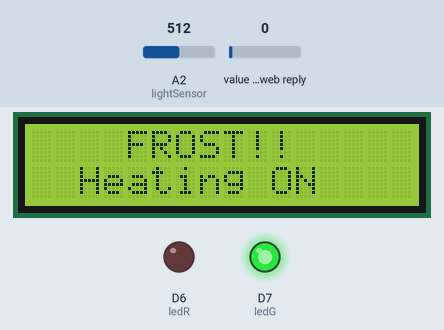
Simulated run of this sketch. Board: Arduino MKR. On the bench: 16×2 character LCD, output pins drawn as LEDs (lit = HIGH). Inputs (shaded band) come from the test bench; at power-on: value in the web reply 0, A2 (lightSensor) = 512. WiFi joins after 1.5 s; servers stay silent unless stated; web services answer with replies made up by the test bench; what the sketch prints to the serial monitor is not drawn.

Above: at 12.7 s.
12.8 s: value in the web reply set to 88
14.9 s: value in the web reply set to 92
At 16.4 s:
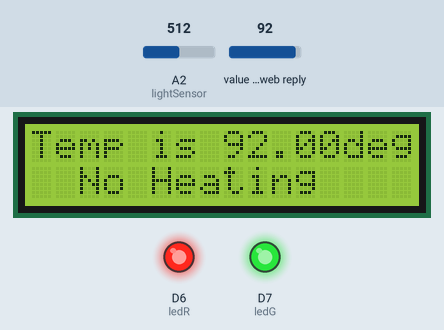
17.0 s: value in the web reply set to 2
At 19.1 s:
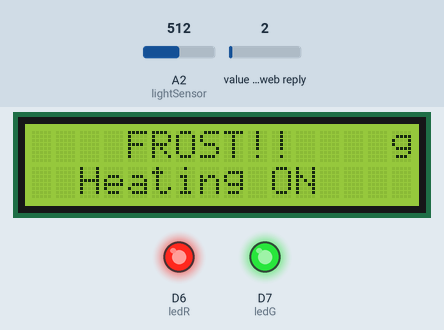
Timing chart, 0 to 20.6 s (numbered marks = the images above; inputs shaded):
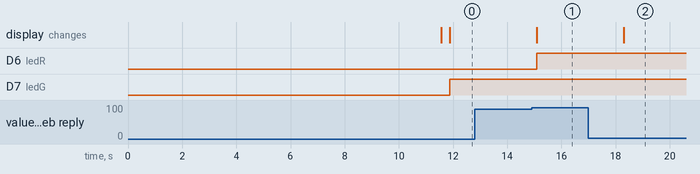

The sketch:

Central_control_pannel.ino
```cpp
// Created  :  2 / 11 / 2020
// Modified :  14/ 06 / 2022
// Written by: Jack Gibson for EEE527 Project
// Description: Code for Arduino MKR 1000 - Module mounted to wall in case in the home
//                                        - Reads Data from external LED from Arduin Nano 33 BLE Sense and compares with temperature values sends output to Thingspeak server
//                                        - If LED value is HIGH (<1010) AND temperature read from Thingspeak <= ThresholdValue, Send HIGH value (1) to Wakeword Channel on Thingspeak
//                                        - Uses output of Wakeword status to display messeges to the user via LCD


#include <SPI.h>             // SPI library used to process data from photoresistor sensor and send it over WiFi-101
#include <WiFi101.h>         // WiF-101 Library used to connect MKR 1000 to Wifi
#include<ThingSpeak.h>       // ThingSpeak used to analyse data
#include<LiquidCrystal.h>    // Liquid Crystal library used to simplify code required to output messeges to the LCD screen

const char ssid[] = "___________";        //  WiFi Name (ssid) defined
const char password[] = "__________";    // Wifi Password defined
int status = WL_IDLE_STATUS;               // status innitially defined as idle (available for connection)
WiFiClient client;                         // WiFi client defined as client for use in WiFi-101 library

unsigned long wakewordChannelNumber =  1221517;    // set Channel ID for Wakeword
const char * myWriteAPIKey = "IRXL27JIMVHMU1BB";   // Set Write API Key for Wakeword Channel

unsigned long CarHeaterChannelNumber = 1224137;    // Channel number for Car heater
unsigned int temperatureFieldNumber = 2;           // Temp values stored in Field no. 2
const char * myReadAPIKey = "1CAZ6CZYEX1GBLKY";    // API key for Car Heater Channel

const int  ledG = 7;         // Green LED at pin 7
const int ledR = 6;          // Red LED at pin 6
int lightSensor = A2;        // Light Sensor data to pin A2
int val = 0;                 // Innital Value for photoresistor set to 0
static byte A = 0;           // used to show status of Trigger (wakeword) 1-ON,  0-OFF
unsigned long start_time;    // start time defined for timer
int ThresholdVal = 90;       // Threshold value set for temperature readings

const int rs = 12, en = 11, d4 = 5, d5 = 4, d6 = 3, d7 = 2;    // define pins of LCD
LiquidCrystal lcd(rs, en, d4, d5, d6, d7);                     // configure pins to ports on LCD


void setup() {

  pinMode(ledG, OUTPUT);   //Green LED defined as OUTPUT
  pinMode(ledR, OUTPUT);   // Red LED defined as OUTPUT
  start_time = millis();   // Start_time set to arduino's internal timer

  lcd.begin(16, 2);                // dimention of LCD defined as [16 x 2] and library begin
  lcd.print("    Wait for   ");
  lcd.setCursor(0,1);              // Prints "Wait for WiFi Connection" across 2 lines in LCD while Wifi isn't connected
  lcd.print("WiFi Connection");
  Serial.begin(9600);              // Baud Rate set to 9600
/*
  while ( status != WL_CONNECTED) {
    Serial.print("Attempting to connect to WPA SSID: ");  // Attempt to connect to Wifi network:
    Serial.println(ssid);
*/
    status = WiFi.begin(ssid, password);    // Connect to WiFi network:
    delay(10000);                           // Wait 10 seconds for connection:

  ThingSpeak.begin(client);                             // Begin Thingspeak Library
  Serial.println("You're connected to the network");    // Print to Serial Monitor once connected to WiFi Network

  lcd.setCursor(0,0);
  lcd.print("   Connected!  ");    // Print messege to LCD across 2 lines to start heater
  lcd.setCursor(0,1);
  lcd.print(" State Command ");

  }


void loop() {

  int statusCode = 0;    // Define innitial statusCode to 0 to show correct error code in debugging or display correct value from server

float temperatureInC = ThingSpeak.readFloatField(CarHeaterChannelNumber, temperatureFieldNumber);    //Temperature value defined by reading from Car Heater Channel on Thingspeak server

 statusCode = ThingSpeak.getLastReadStatus();    // Read the last value sent to the server in the Car Heater Channel
 if(statusCode == 200){
   Serial.println("Car Temperature is  " + String(temperatureInC) + " deg C");    // If Status code is 200, Print "Car temp. is (temp value) deg C" in Serial Monitor
 }
 else{
   Serial.println("Problem reading channel. HTTP error code " + String(statusCode));    // print the error code if channel can't be read correctly
 }


    val = analogRead(lightSensor);  // Read value of photoresistor
/*  Serial.print(val);
    Serial.print("\n");
  */

  if (val < 1010 && temperatureInC <= (ThresholdVal)) {    // Check if LED is lit on BLE side (if HIGH analog value will be < 1010) AND temperature is less than or equal to threashold value
    digitalWrite(ledG, HIGH); // turn Green LED on         // Turn on Green LED
    lcd.setCursor(0,0);
    lcd.print("    FROST!!    ");                          // Print to LCD - "FROST!!   Heating ON" across 2 lines
    lcd.setCursor(0,1);
    lcd.print("  Heating ON   ");
    (A = 1);                                               // Set A (wakeword status) to 1
  }

  if (val < 1010 && temperatureInC > (ThresholdVal)) {         // check if LED is lit on BLE side (if HIGH analog value will be < 1010) AND temperature is greater than threashold value
    digitalWrite(ledR, HIGH); // turn Red LED on               // Turn on Red LED
    lcd.setCursor(0,0);
    lcd.print("Temp is " + String(temperatureInC) + "deg");    // Print to LCD - "Temp is [temperatureInC] deg No Heating" across 2 lines
    lcd.setCursor(0,1);
    lcd.print("  No Heating   ");
    (A = 0);                                                   // Set A (wakeword status) to 0
  }

  if(millis()-start_time > 600000) {    // If internal timer passes 10 mins (600000ms)
   start_time = millis();
   A = 0;                               // Reset A to 0
   lcd.setCursor(0,0);
   lcd.print(" Program reset ");        // Print to LCD "Program Reset Press Restart" across 2 lines
   lcd.setCursor(0,1);
   lcd.print(" Press Restart ");
   digitalWrite(ledG, LOW);             // Set Green LED to LOW
   digitalWrite(ledR, LOW);             // Set Red LED to LOW
   }

  Serial.print(A);       // Print A (wakeword status) to Serial Monitor
  Serial.print("\n");    // Take a new line

  ThingSpeak.setField(1,A);                                        // Write Wakeword Status (A) to field 1 in Channel
  ThingSpeak.writeFields(wakewordChannelNumber, myWriteAPIKey);    // Define Channel number and API Key to Write value to

  delay(1000);    // Delay for 1 sec to update serial montitor every second and every 15th value is sent to Thingspeak server

}
```

Measured:
- the behaviour switches between 90 and 91 on value in the web reply (found by bisection; images 0 and 1)
- after the input at 12.8 s, every drawn part: stays the same
- after the input at 14.9 s, D6 (ledR): LOW → HIGH after 0.18 s; the display: changes after 0.19 s (image 1)
- after the input at 17.0 s, the display: changes after 1.3 s (image 2)
